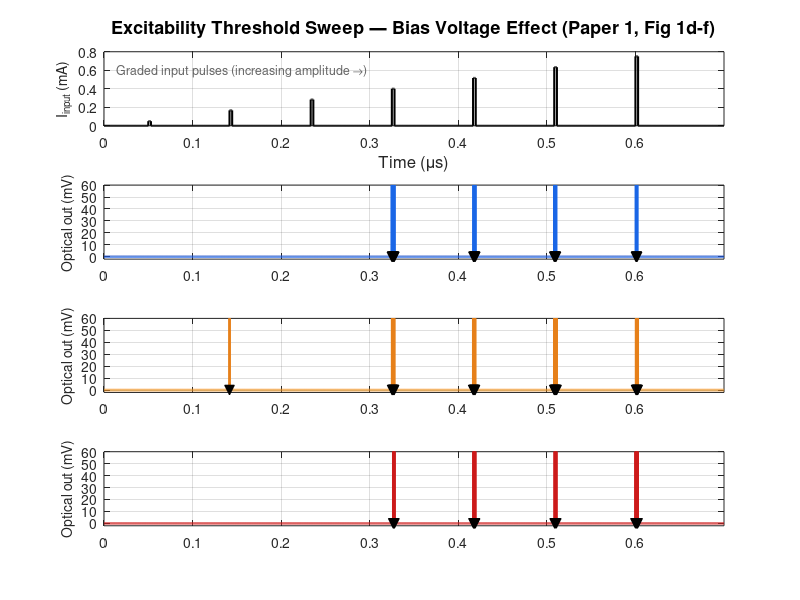

Recreate this plot in MATLAB.
%% =========================================================
%  MODULE 3: Excitability Threshold Sweep
%  Replicates Paper 1, Figs 1(d-f):
%  RTD bias = 860, 870, 880 mV → threshold shifts
%  Shows all-or-nothing spiking with adjustable threshold
%% =========================================================

function rtd_threshold_sweep()

%% --- Sweep parameters (from Paper 1) ---
bias_voltages = [0.860, 0.870, 0.880];   % [V]
bias_labels   = {'860 mV', '870 mV', '880 mV'};
colors        = {[0.1 0.4 0.9], [0.9 0.5 0.1], [0.8 0.1 0.1]};

dt  = 0.05e-9;
T   = 700e-9;
t   = 0:dt:T;
N   = length(t);
t_us = t * 1e6;   % convert to microseconds (Paper 1 x-axis)

% Input: graded pulse train — 7 pulses of increasing amplitude
n_pulses = 7;
pulse_start = linspace(50e-9, 600e-9, n_pulses);
pulse_width = 3e-9;
pulse_amps  = linspace(0.05e-3, 0.75e-3, n_pulses);  % increasing

I_input = zeros(1, N);
for k = 1:n_pulses
    mask = (t >= pulse_start(k)) & (t < pulse_start(k)+pulse_width);
    I_input(mask) = pulse_amps(k);
end

%% --- Simulate for each bias ---
figure('Name','Excitability Threshold Sweep','Position',[100 100 900 700]);

for b = 1:3
    Vbias = bias_voltages(b);

    % Convert bias voltage to equivalent bias current
    Ibias = rtd_current(Vbias);

    % State variables
    C  = 15e-15; Rs = 4.0; L = 0.5e-9;
    V_rtd = zeros(1,N);
    I_L   = zeros(1,N);
    V_rtd(1) = Vbias - 0.05;
    I_L(1)   = 0;

    for i = 2:N
        V   = V_rtd(i-1);
        IL  = I_L(i-1);
        Iin = I_input(i-1);

        dV  = (Ibias + Iin - rtd_current(V) - IL) / C;
        dIL = (V - Rs*IL) / L;

        V_rtd(i) = max(0, min(V + dt*dV, 1.4));
        I_L(i)   = IL + dt*dIL;
    end

    % Normalize to optical output (VCSEL modulation — Paper 1)
    % Optical output intensity proportional to V_rtd deviation
    V_spike_thresh = 0.92;
    optical_out = max(V_rtd - V_spike_thresh, 0) * 60;  % scaled to mV (Fig 1d-f)

    subplot(4,1,b+1);
    plot(t_us, optical_out*1e3, 'Color', colors{b}, 'LineWidth', 1.8);
    hold on;

    % Mark spikes
    spikes = find(diff(optical_out > 0.002) == 1);
    if ~isempty(spikes)
        plot(t_us(spikes), optical_out(spikes)*1e3, 'kv', ...
             'MarkerSize',7,'MarkerFaceColor','k');
    end

    ylabel('Optical out (mV)','FontSize',10);
    text(0.62, max(optical_out*1e3)*0.65, ...
         sprintf('U_S = %s | Spikes: %d', bias_labels{b}, length(spikes)), ...
         'FontSize',10,'Color',colors{b},'FontWeight','bold', ...
         'Units','normalized');
    grid on; xlim([0 T*1e6]); ylim([-2 60]);
    set(gca,'FontSize',10);
end

% Input panel (top)
subplot(4,1,1);
stairs(t_us, I_input*1e3, 'k-', 'LineWidth', 1.5);
ylabel('I_{input} (mA)','FontSize',10);
title('Excitability Threshold Sweep — Bias Voltage Effect (Paper 1, Fig 1d-f)', ...
      'FontSize',13);
grid on; xlim([0 T*1e6]);
text(0.02, 0.75, 'Graded input pulses (increasing amplitude →)', ...
     'FontSize',9,'Units','normalized','Color',[0.4 0.4 0.4]);

xlabel('Time (\mus)','FontSize',12);

fprintf('   Bias sweep complete: 860, 870, 880 mV\n');
fprintf('   Closer to NDR peak → lower threshold → more spikes\n');

end

%% --- RTD I-V helper ---
function I = rtd_current(V)
    Ip = 7.5e-3; Vp = 0.55;
    Iv = 1.2e-3; Vv = 0.90;
    I_res = Ip .* exp(-((V-Vp).^2)/(2*0.06^2));
    I_val = Iv + 3.5e-3.*(V-Vv).^2.*(V>Vv);
    I_bg  = 0.3e-3.*V + 0.8e-3.*exp(3.5*(V-1.1)).*(V>1.0);
    I = max(I_res + I_val + I_bg, 0.05e-3);
end
